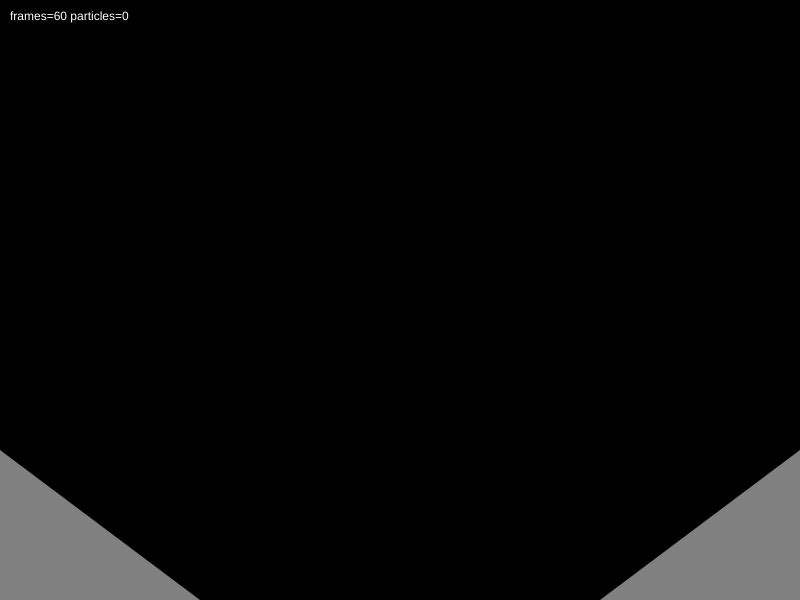
Frame 1 (no input)
Frame 60 (no input): identical to frame 1, image omitted
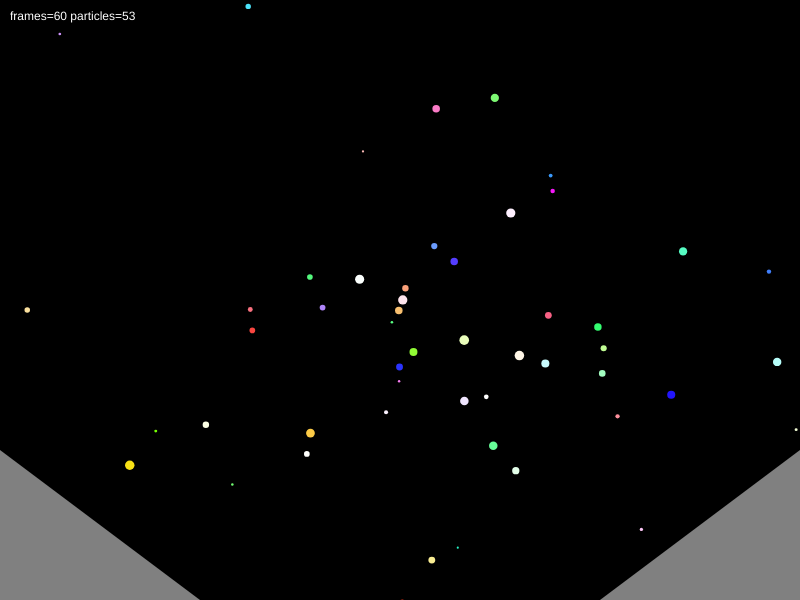
Frame 120 (the mouse pressed at the canvas centre since frame 60)

The p5.js sketch that drew these frames (run headless with seeded random() and noise() and a simulated clock; from frame 60 on, the mouse is pressed at the canvas centre):

// p5.js sketch
// ── sketch.js
var ps = [];
var gravity;
var air_resistance = 0.4;
var wid = 800;
var hei = 600;

function setup() {
  createCanvas(wid, hei);
  colorMode(HSL);
  gravity = createVector(0, 5);
}

function draw() {
  background(0);

  stroke(0);
  fill(100);
  text("frames=" + round(frameRate()) + " particles=" + ps.length, 10, 20);

  for(var i = ps.length - 1; i >= 0; i--) {
    ps[i].applyForce(gravity);
    ps[i].applyDrag(air_resistance);
    ps[i].update();

    stroke(ps[i].colour);
    strokeWeight(ps[i].mass);
    ps[i].show();

    if (ps[i].online(0, 0.75*hei, 0.25*wid, hei)) {
      ps[i].reflect(createVector(0.25*wid, 0.25*hei), 5);
    } else if (ps[i].online(0.75*wid, hei, wid, 0.75*hei)) {
      ps[i].reflect(createVector(0.25*wid, -0.25*hei), 5);
    }

    for(var j = ps.length - 1; j >= 0; j--) {
      if(i != j && ps[i].collide(ps[j]))
        console.log("COLLIDE" + ps[i] + ps[j]);
    }

    if (ps[i].pos.y >= hei)
      ps.splice(i, 1);
  }

  if (mouseIsPressed) {
    var force = p5.Vector.fromAngle(random(PI, 2*PI));
    force.mult(random(250));
    var p = new Particle(
          mouseX, mouseY, random(2, 10),
          color(random(360), random(90, 100), random(50, 100))
        );
    p.applyForce(force);
    ps.push(p);
  }

  strokeWeight(0);
  fill(50);
  triangle(0, 0.75*hei, 0.25*wid, hei, 0, hei);
  triangle(0.75*wid, hei, wid, 0.75*hei, wid, hei);
}

// ── particle.js
function Particle(x, y, m, c) {
  this.pos = createVector(x, y);
  this.vel = createVector(0, 0);
  this.acc = createVector(0, 0);
  this.colour = c;
  this.mass = m;

  this.applyForce = function(force) {
    this.acc.add(p5.Vector.div(force, this.mass));
  }

  this.applyDrag = function(drag_coeff) {
    var rev_vel = createVector().sub(this.vel);
    var drag = rev_vel.mult(drag_coeff);
    this.applyForce(drag);
  }

  this.update = function() {
    this.vel.add(this.acc);
    this.pos.add(this.vel);
    this.acc.mult(0);

    if (this.pos.x <= 0 || this.pos.x >= wid)
      this.vel.x = -this.vel.x;
    if (this.pos.y <= 0)
      this.vel.y = -this.vel.y;
  }

  this.show = function() {
    point(this.pos.x, this.pos.y);
  }

  this.reflect = function(surface_vector, elastic_coeff) {
    var normal = surface_vector
                  .copy()
                  .normalize()
                  .rotate(PI/2);
    this.vel = this.vel.sub(p5.Vector.mult(normal, 2 * this.vel.dot(normal))).mult(elastic_coeff);
  }

  this.online = function(x1, y1, x2, y2) {
    var dist = function(x1, y1, x2, y2) {
      return Math.sqrt(Math.pow(x1 - x2, 2) + Math.pow(y1 - y2, 2));
    };

    return Math.abs(
        dist(x1, y1, this.pos.x, this.pos.y) +
        dist(this.pos.x, this.pos.y, x2, y2) -
        dist(x1, y1, x2, y2)
      ) < 2;
  }

  this.collide = function(otherp) {
    var dist = function(x1, y1, x2, y2) {
      return Math.sqrt(Math.pow(x1 - x2, 2) + Math.pow(y1 - y2, 2));
    };

    return dist(this.pos.x, this.pos.y, otherp.pos.x, otherp.pos.y) < this.mass + otherp.mass;
  }
}
